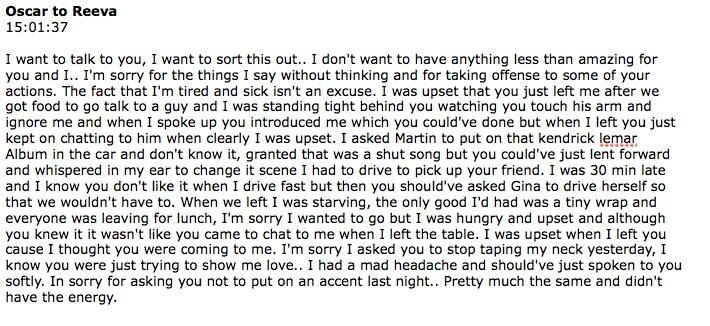
#> input picture lines detection/images collection/110.jpg, 710 x 326 px, found by its file name
$ python lines.py
#> lines starting #> are read from the running program, lines starting #| are printed output that depends on the picture; after the words box and inside, x2 and y2 are one past the last pixel; in counts of white or black regions, pixels touching at a corner belong together
#!/usr/bin/python3
# 2018.01.16 01:11:49 CST
# 2018.01.16 01:55:01 CST
import cv2
import numpy as np

## (1) read
img = cv2.imread("collection/110.jpg")
#> img is the input picture: shape (326, 710, 3); mean B, G, R 221.7, 222.2, 221.9
cv2.imshow('img-color', img)
cv2.waitKey(0)
gray = cv2.cvtColor(img, cv2.COLOR_BGR2GRAY)
cv2.imshow('gray', gray)
cv2.waitKey(0)

## (2) threshold
th, threshed = cv2.threshold(gray, 127, 255, cv2.THRESH_BINARY_INV)
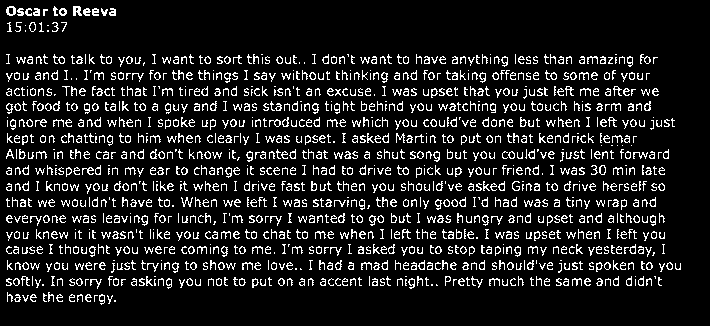
#> threshed: shape (326, 710); 11.5% white in thin lines or dots, all inside (x1, y1, x2, y2) = (6, 6, 681, 305)
cv2.imshow('threshed', threshed)
cv2.waitKey(0)

# [14 lines of commented-out code are left out]
hist = cv2.reduce(threshed,1, cv2.REDUCE_AVG).reshape(-1)
#> hist = 326 values, max 124 at index 279, min 0 at index 0, mean 29.33

th = 3
H,W = img.shape[:2]
#> H = 326; W = 710
uppers = [y for y in range(H-1) if hist[y]<=th and hist[y+1]>th]
#> uppers = 27 values from 5 to 293
lowers = [y for y in range(H-1) if hist[y]>th and hist[y+1]<=th]
#> lowers = 27 values from 15 to 301

print (uppers)
#| [5, 21, 29, 53, 64, 69, 80, 85, 100, 116, 127, 132, 143, 148, 159, 164, 175, 180, 196, 207, 212, 228, 243, 259, 270, 275, 293]
threshed = cv2.cvtColor(threshed, cv2.COLOR_GRAY2BGR)
for y in uppers:
    cv2.line(threshed, (0,y), (W, y), (255,0,0), 1)
    cv2.imshow('marked areas', threshed)
    cv2.waitKey(0)
#> this loop made 27 passes
#> y on passes 1 to 12: 5, 21, 29, 53, 64, 69, 80, 85, 100, 116, 127, 132
#> pass 1, `cv2.imshow('marked areas', threshed)`:
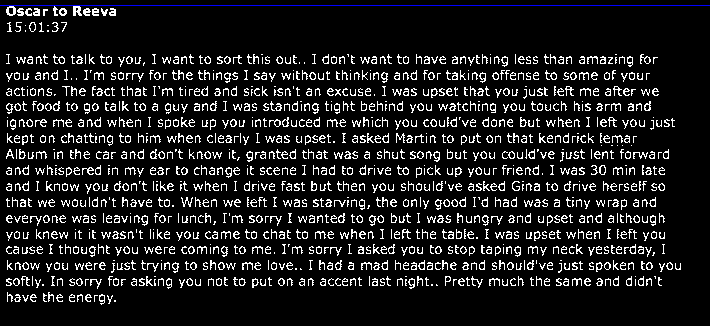
#> window 'marked areas': shape (326, 710, 3); mean B, G, R 30.1, 29.3, 29.3
#> pass 2, `cv2.imshow('marked areas', threshed)`:
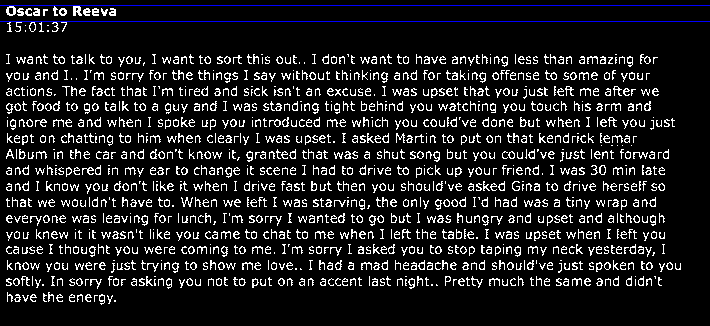
#> window 'marked areas': shape (326, 710, 3); mean B, G, R 30.9, 29.3, 29.3
#> after the loop:
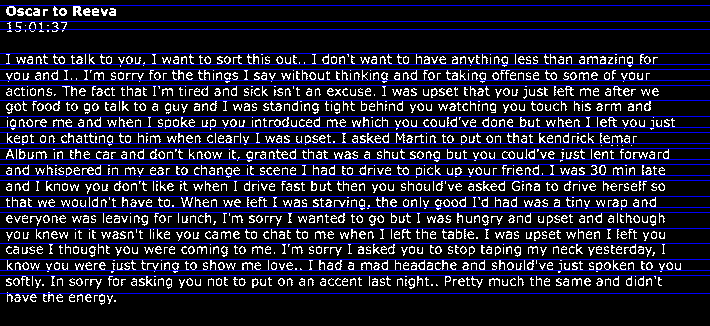
#> threshed: shape (326, 710, 3); mean B, G, R 50.4, 29.3, 29.3

for y in lowers:
    cv2.line(threshed, (0,y), (W, y), (0,255,0), 1)
    cv2.imshow('marked areas', threshed)
    cv2.waitKey(0)
#> this loop made 27 passes
#> y on passes 1 to 12: 15, 28, 31, 63, 65, 79, 81, 95, 113, 126, 128, 142
#> pass 1, `cv2.imshow('marked areas', threshed)`:
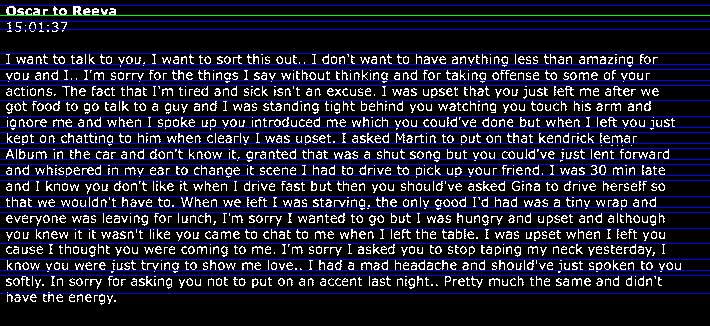
#> window 'marked areas': shape (326, 710, 3); mean B, G, R 50.3, 30, 29.2
#> pass 2, `cv2.imshow('marked areas', threshed)`:
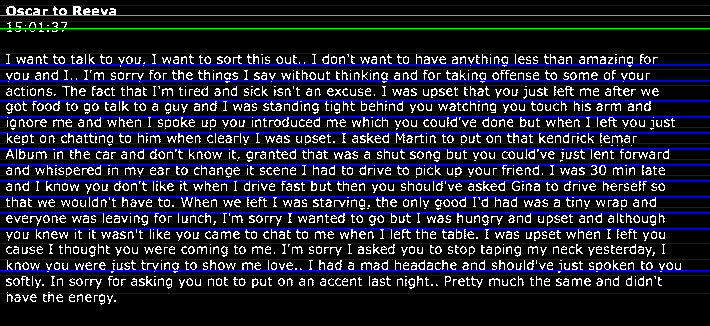
#> window 'marked areas': shape (326, 710, 3); mean B, G, R 50.3, 30.7, 29.2
#> after the loop:
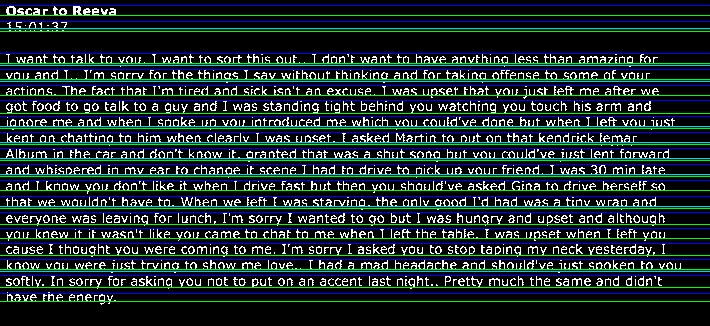
#> threshed: shape (326, 710, 3); 8.28% of pixels changed, all inside (x1, y1, x2, y2) = (0, 15, 710, 302)
cv2.imwrite("result.png", threshed)

$ run again, with lines detection/images collection/01.jpg copied over lines detection/images collection/110.jpg
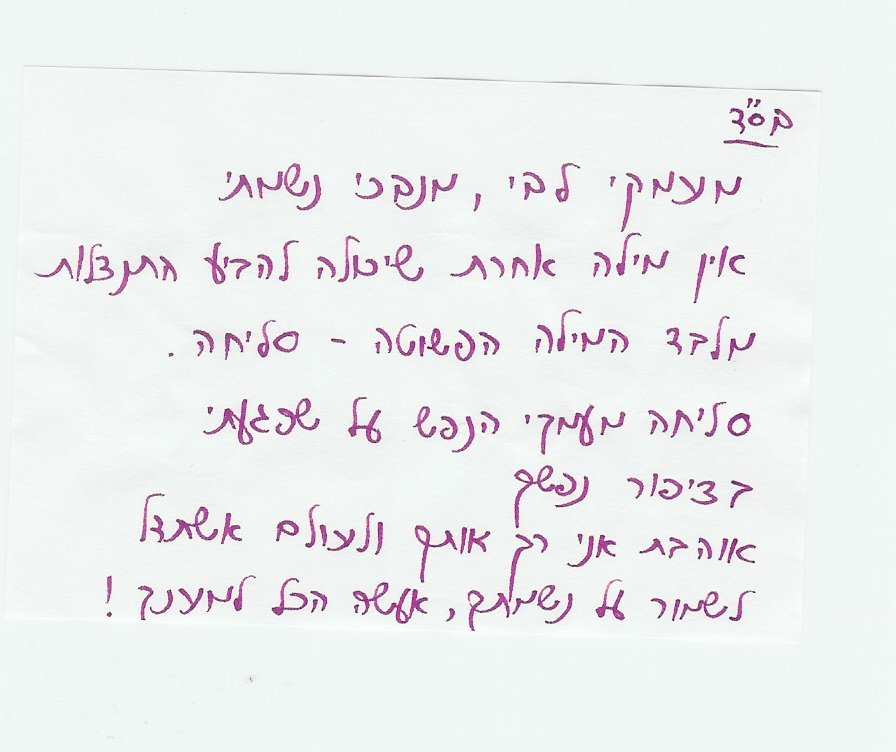
#> input picture lines detection/images collection/01.jpg, 896 x 752 px, found by its file name
#> img is the input picture: shape (752, 896, 3); mean B, G, R 239.7, 238.7, 237.6
#> hist = 752 values, max 47 at index 261, min 0 at index 0, mean 7.83
#> uppers = [109, 113, 140, 143, 164, 171, 240, 243, 324, 327, 399, 470, 508, 512, 576, 582]
#> lowers = [112, 127, 142, 146, 165, 209, 241, 281, 326, 358, 444, 507, 510, 566, 581, 622]
#| [109, 113, 140, 143, 164, 171, 240, 243, 324, 327, 399, 470, 508, 512, 576, 582]
#> the loop `for y in uppers:` made 16 passes
#> y on passes 1 to 8: 109, 113, 140, 143, 164, 171, 240, 243
#> after the loop `for y in uppers:`:
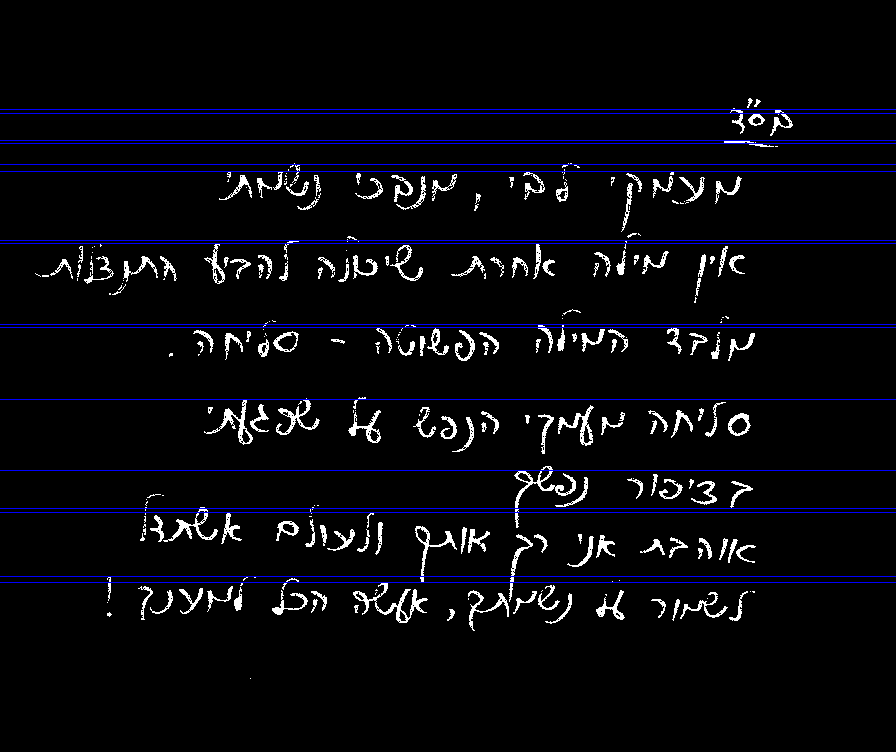
#> threshed: shape (752, 896, 3); mean B, G, R 13.2, 7.8, 7.8
#> the loop `for y in lowers:` made 16 passes
#> y on passes 1 to 8: 112, 127, 142, 146, 165, 209, 241, 281
#> after the loop `for y in lowers:`:
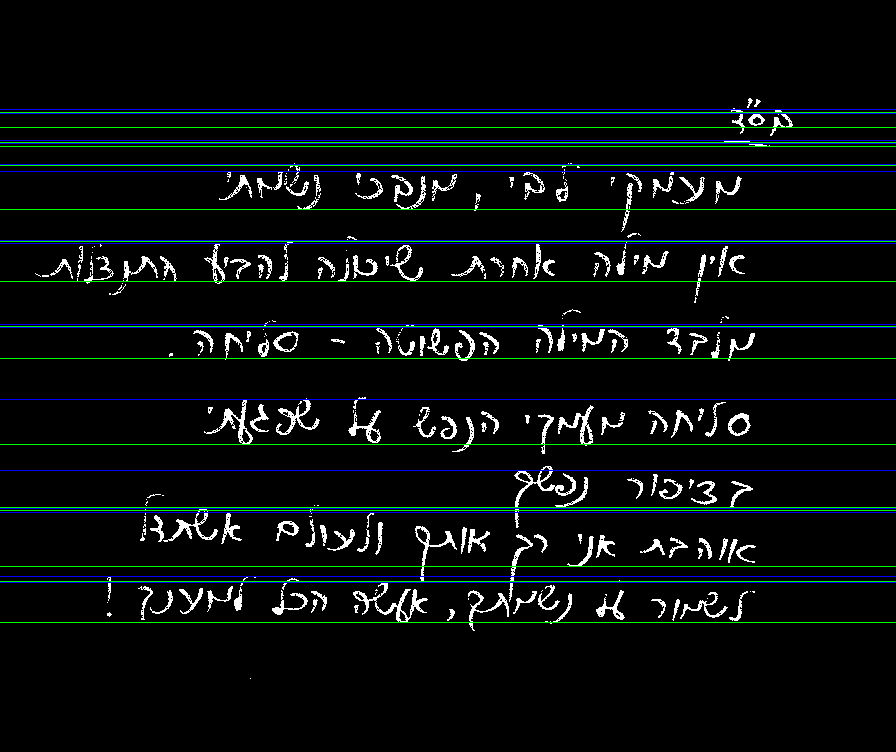
#> threshed: shape (752, 896, 3); 2.13% of pixels changed, all inside (x1, y1, x2, y2) = (0, 112, 896, 623)

$ run again, with lines detection/images collection/02.JPG copied over lines detection/images collection/110.jpg
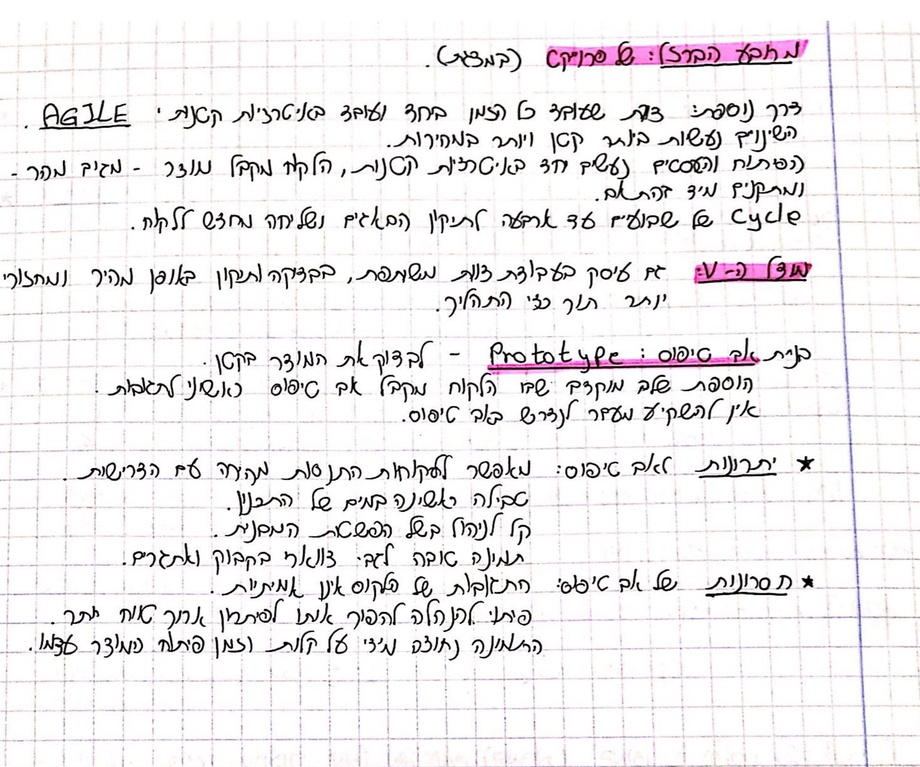
#> input picture lines detection/images collection/02.JPG, 920 x 767 px, shrunk from 1941 x 1617 before the run, found by its file name
#> img is the input picture: shape (767, 920, 3); mean B, G, R 237, 235.7, 238.1
#> hist = 767 values, max 64 at index 279, min 0 at index 0, mean 13.54
#> uppers = [41, 101, 153, 182, 206, 261, 293, 340, 372, 374, 398, 402, 454, 490, 516, 548, 568, 571, 598, 601, 627, 630, 633, 656]
#> lowers = [67, 151, 179, 199, 230, 287, 309, 371, 373, 397, 400, 423, 480, 510, 537, 567, 570, 597, 600, 625, 628, 631, 655, 657]
#| [41, 101, 153, 182, 206, 261, 293, 340, 372, 374, 398, 402, 454, 490, 516, 548, 568, 571, 598, 601, 627, 630, 633, 656]
#> the loop `for y in uppers:` made 24 passes
#> y on passes 1 to 8: 41, 101, 153, 182, 206, 261, 293, 340
#> after the loop `for y in uppers:`:
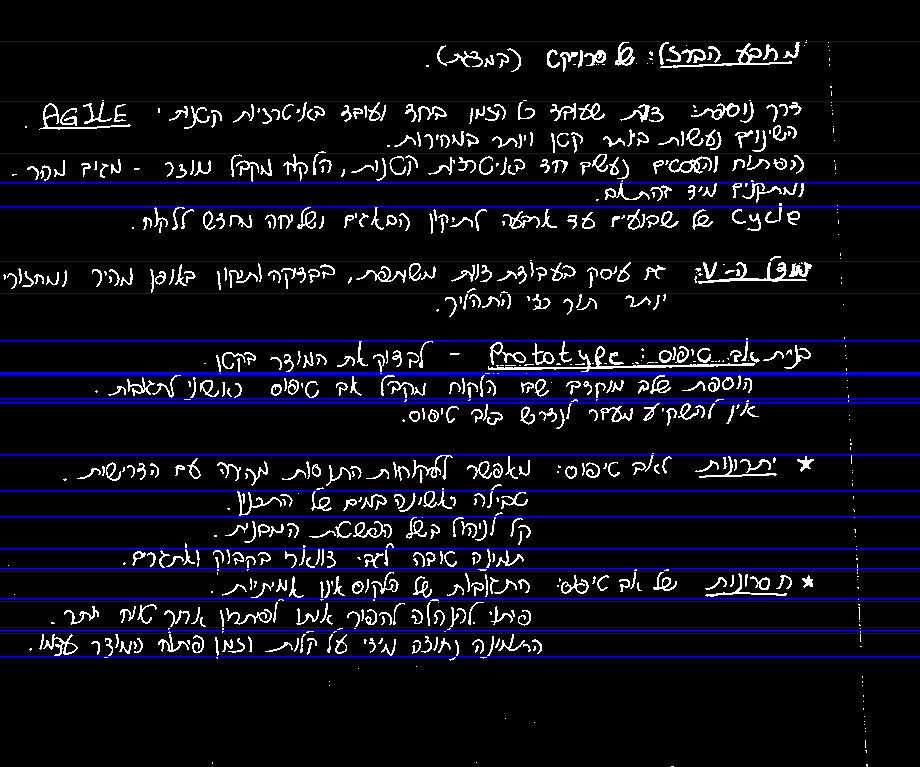
#> threshed: shape (767, 920, 3); mean B, G, R 21.5, 13.5, 13.5
#> the loop `for y in lowers:` made 24 passes
#> y on passes 1 to 8: 67, 151, 179, 199, 230, 287, 309, 371
#> after the loop `for y in lowers:`:
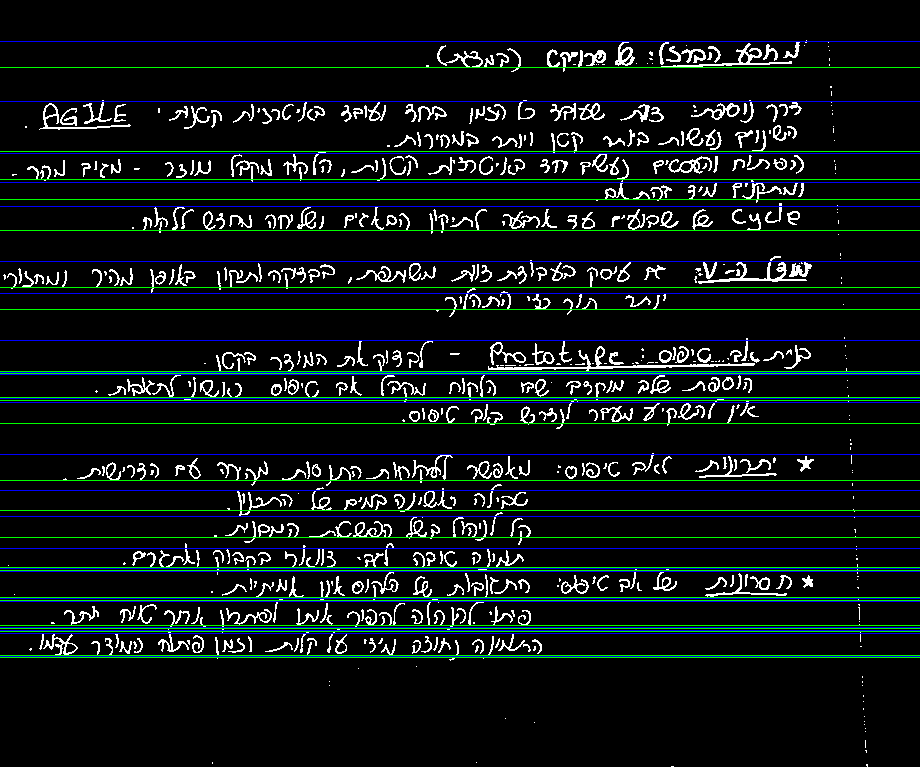
#> threshed: shape (767, 920, 3); 3.13% of pixels changed, all inside (x1, y1, x2, y2) = (0, 67, 920, 658)

$ run again, with lines detection/images collection/03.JPG copied over lines detection/images collection/110.jpg
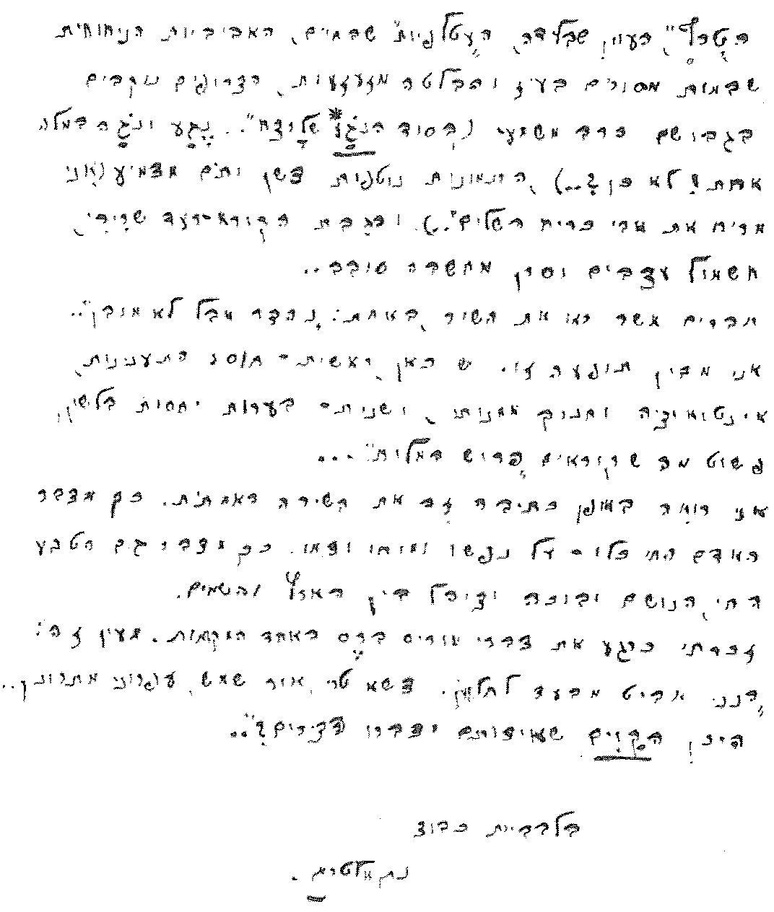
#> input picture lines detection/images collection/03.JPG, 774 x 912 px, shrunk from 1072 x 1264 before the run, found by its file name
#> img is the input picture: shape (912, 774, 3); min 0, max 255, mean 244.7
#> hist = 912 values, max 46 at index 35, min 0 at index 0, mean 9.39
#> uppers = 35 values from 12 to 896
#> lowers = 35 values from 13 to 899
#| [12, 18, 51, 68, 73, 109, 150, 162, 208, 256, 286, 298, 306, 353, 396, 426, 438, 441, 449, 472, 488, 537, 582, 627, 658, 672, 704, 721, 747, 755, 821, 860, 867, 875, 896]
#> the loop `for y in uppers:` made 35 passes
#> y on passes 1 to 8: 12, 18, 51, 68, 73, 109, 150, 162
#> the loop `for y in lowers:` made 35 passes
#> y on passes 1 to 8: 13, 47, 52, 70, 96, 148, 156, 193
#> after the loop `for y in lowers:`:
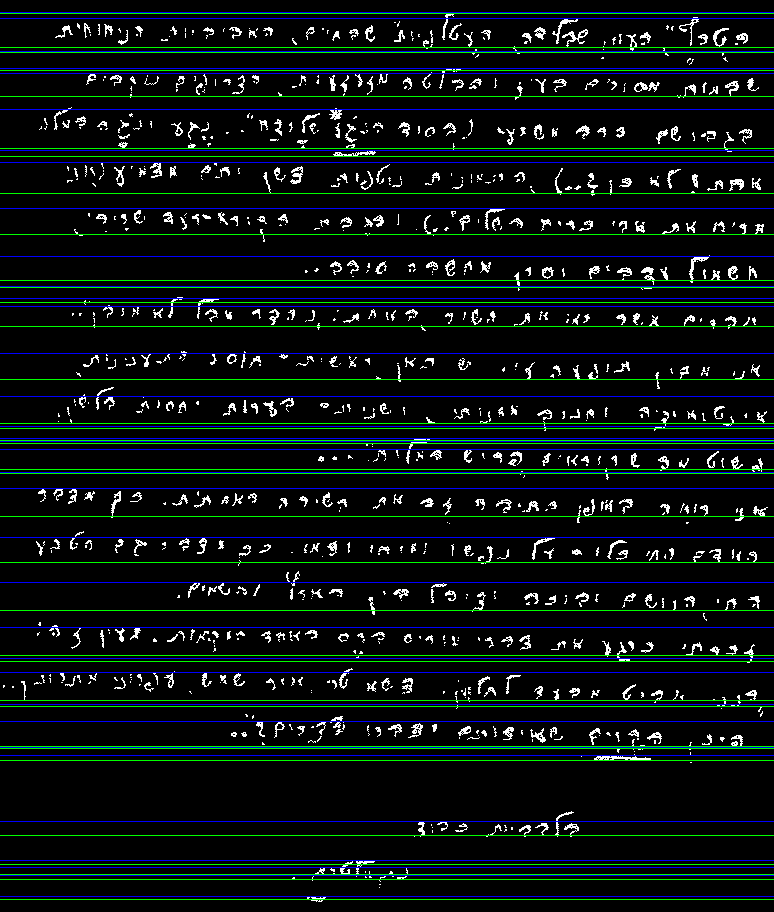
#> threshed: shape (912, 774, 3); mean B, G, R 18.9, 18.9, 9.1
